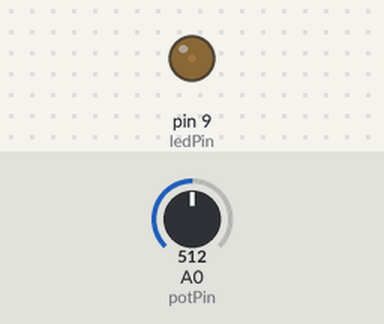
Bench run of a sketch on a simulated Arduino Uno, built with avr-gcc and run on an emulated ATmega328P. Parts: output pins drawn as LEDs (lit = HIGH). The inputs (shaded band) are chosen by the test bench; at power-on: A0 (potPin) = 512.

Above: at 0.15 s.
At 5.9 s:
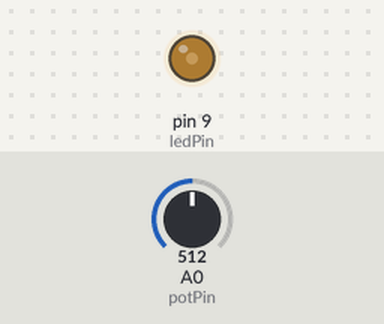
6.0 s: A0 (potPin) set to 716
At 6.45 s:
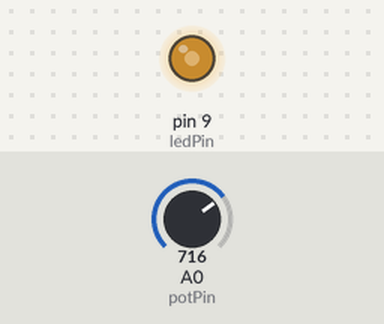
Timing chart, 0 to 18.1 s (numbered marks = the images above; inputs shaded):
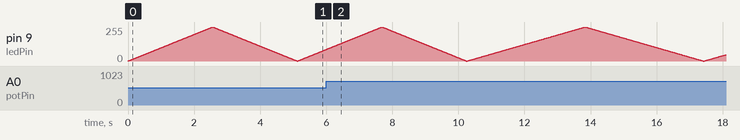

The sketch:

pade_speed.ino
```cpp
int potPin = A0;
int ledPin = 9;

void setup() {
  pinMode(ledPin, OUTPUT);
}

void loop() {
  int pot = analogRead(potPin);          // 0–1023
  int speed = map(pot, 0, 1023, 1, 20);  // fade speed

  for (int i = 0; i <= 255; i++) {
    analogWrite(ledPin, i);
    delay(speed);
  }
  for (int i = 255; i >= 0; i--) {
    analogWrite(ledPin, i);
    delay(speed);
  }
}
```
